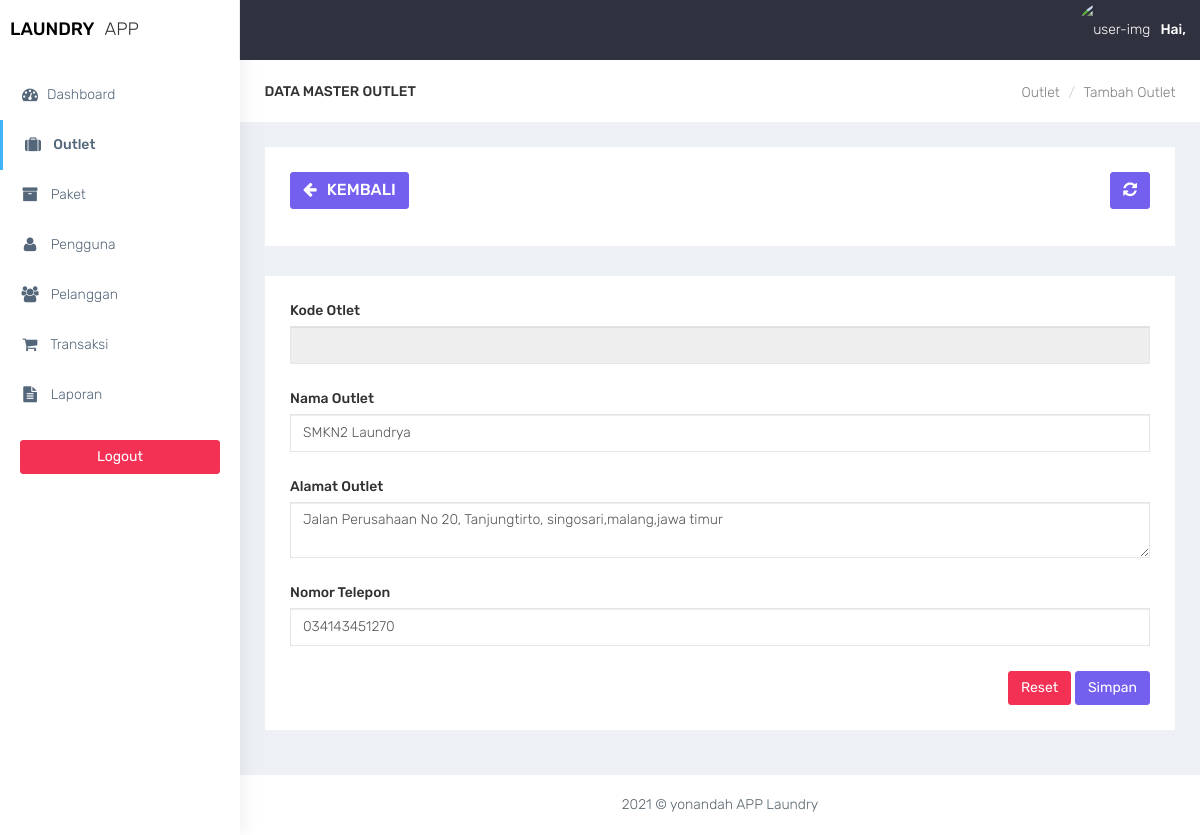
Screenshot of /outlet_edit.php?id=OLT-0001 with the database file from the repository.
### tables this page shows
CREATE TABLE `tb_outlet` (
  `kode_outlet` varchar(11) NOT NULL,
  `nama_outlet` varchar(100) NOT NULL,
  `alamat` text NOT NULL,
  `telpon` varchar(20) NOT NULL
);

### outlet_edit.php (the view, shortened to what this page needs)
<?php
require 'koneksi.php';
$kode = $_GET['id'];
$sql = $koneksi->query("select * from tb_outlet where kode_outlet= '$kode' ");
$data = $sql->fetch_assoc();
require 'layout_header.php';
?>
<div class="container-fluid">
    <div class="row bg-title">
        <div class="col-lg-3 col-md-4 col-sm-4 col-xs-12">
            <h4 class="page-title">Data Master Outlet</h4>
        </div>
        <div class="col-lg-9 col-sm-8 col-md-8 col-xs-12">
            <ol class="breadcrumb">
                <li><a href="outlet.php">Outlet</a></li>
                <li><a href="#">Tambah Outlet</a></li>
            </ol>
        </div>
    </div>
    <div class="row">
        <div class="col-md-12 col-lg-12 col-sm-12 col-xs-12">
            <div class="white-box">
                <div class="row">
                    <div class="col-md-6">
                        <a href="javascript:void(0)" onclick="window.history.back();" class="btn btn-primary box-title"><i class="fa fa-arrow-left fa-fw"></i> Kembali</a>
                    </div>
                    <div class="col-md-6 text-right">
                        <button id="btn-refresh" class="btn btn-primary box-title text-right" title="Refresh Data"><i class="fa fa-refresh" id="ic-refresh"></i></button>
                    </div>
                </div>
            </div>
        </div>
    </div>
    <div class="row">
        <div class="col-md-12 col-lg-12 col-sm-12 col-xs-12">
            <div class="white-box">
                <form method="POST">
                    <div class="form-group">
                        <label>Kode Otlet</label>
                        <input type="text" name="kode_outlet" value="<?php echo $data['id_outlet']; ?>" readonly class="form-control">
                    </div>
                    <div class="form-group">
                        <label>Nama Outlet</label>
                        <input type="text" name="nama" class="form-control" value="<?php echo $data['nama_outlet'] ?>" placeholder="Masukkan Nama Outlet">
                    </div>
                    <div class="form-group">
                        <label>Alamat Outlet</label>
                        <textarea name="alamat" class="form-control" placeholder="Masukkan Alamat Outlet" ><?php echo $data['alamat'] ?></textarea>
                    </div>
                    <div class="form-group">
                        <label>Nomor Telepon</label>
                        <input type="number" name="telpon" class="form-control" value="<?php echo $data['telpon'] ?>" placeholder="Masukkan No. Telpon">
                    </div>
                    <div class="text-right">
                        <button type="reset" class="btn btn-danger">Reset</button>
                        <button type="submit" name="simpan" class="btn btn-primary">Simpan</button>
                    </div>
                </form>
            </div>
        </div>
    </div>
</div>
<?php
require 'layout_footer.php';
?>

### assets/css/colors/default.css (style rules this page uses)
body { background: #fff; }

### rows the page displays
tb_outlet: nama "SMKN2 Laundrya", alamat "Jalan Perusahaan No 20, Tanjungtirto, singosari,malang,jawa timur", telpon "034143451270"
